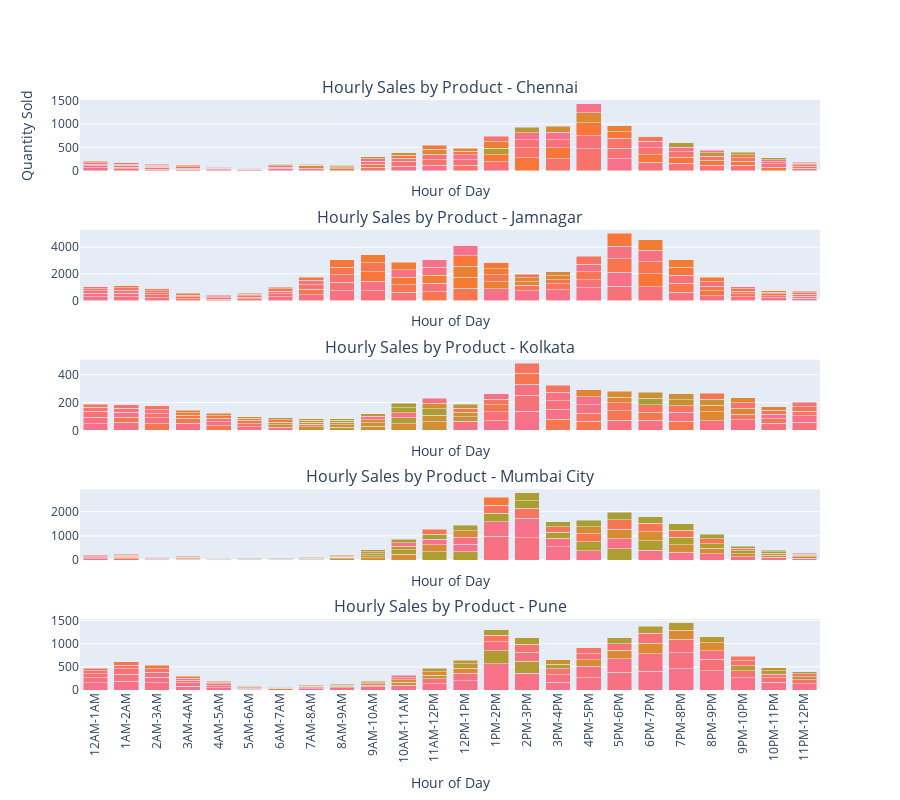

Here is the notebook cell this chart was saved with:
### Code cell
# Assuming your aggregated data is stored in a DataFrame named 'df_aggregated'

# Create a color scale for products
color_scale = sns.color_palette("husl", n_colors=len(df_aggregated['product'].unique())).as_hex()

# Create subplots
fig = sp.make_subplots(rows=len(df_aggregated['city'].unique()), cols=1,
                       subplot_titles=[f'Hourly Sales by Product - {city}' for city in df_aggregated['city'].unique()],
                       shared_xaxes=True, vertical_spacing=0.1)

# Loop through each city and create a stacked bar chart
for i, city in enumerate(df_aggregated['city'].unique()):
    city_data = df_aggregated[df_aggregated['city'] == city]
    
    # Map each product to a color using the color scale
    color_mapping = dict(zip(city_data['product'].unique(), color_scale))
    city_data['color'] = city_data['product'].map(color_mapping)
    
    # Create the stacked bar chart for each city
    trace = go.Bar(x=city_data['hour_of_day'], y=city_data['qty_sold'], marker_color=city_data['color'],
                   hovertext=city_data['product'], showlegend=False)
    
    # Add the trace to the subplot
    fig.add_trace(trace, row=i + 1, col=1)

# Customize the layout
fig.update_layout(barmode='stack', yaxis_title='Quantity Sold', height=800)

# Set the angle for the x-axis title to be vertical
fig.update_xaxes(title_text='Hour of Day', tickangle=-90)

# Show the plot
fig.show()
